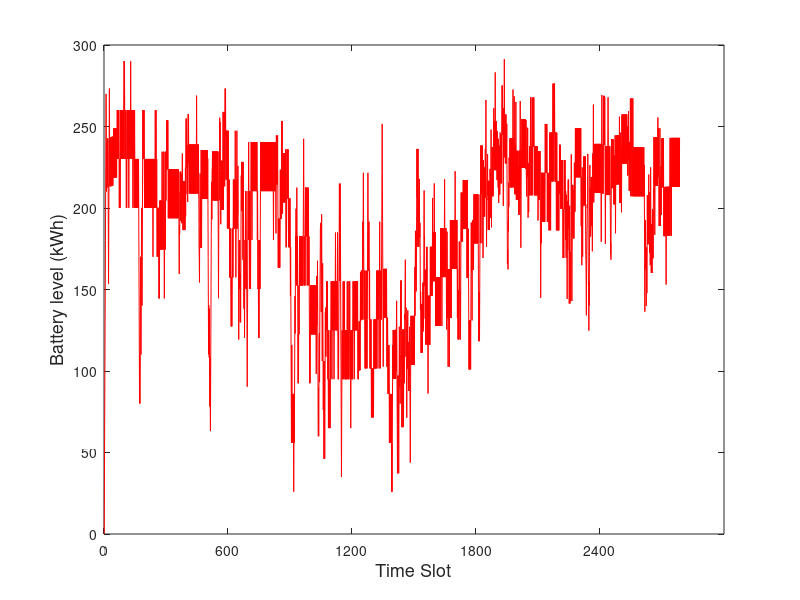

Recreate this plot in MATLAB. (Note: this script raises an error after producing the figure.)
 %% ------------battery state--------------
clc,clear
load ./data/main_ad2_sim2_data_Vmax_E300
b1=data_ad(1:dc,:);              %ai
b2=data_ad(dc+1:2*dc,:);     %bi
b3=data_ad(2*dc+1:3*dc,:); %Di
b4=data_ad(3*dc+1:4*dc,:); %ri
% battery
bat_lya=[zeros(dc,1),b3];
for t=1:tmax
    bat_lya(:,t+1)=bat_lya(:,t+1)+bat_lya(:,t);
end
figure(6)
for d=1:1
    %subplot(1,2,1)
    plot(bat_lya(d,:),'color','r')
%     area(bat_lya(d,:))
    hold on
    set(gca,'FontSize',10)
    xlabel('Time Slot','FontSize',13)
    ylabel({'Battery level (kWh)'},'FontSize',13)
%    axis([0 300 0 400])
    set(gca,'xtick',[0:600:tmax])
    ax=gca;
    ax.YAxis.Exponent = 2;
    legend({['DC',num2str(d)]},'FontSize',13)
end
set(gcf,'position',[50 300 400 240]) 
% set(gcf,'position',[100 300 600 220]) 
%saveas(gcf,'E:\Com\Ctex\new\pt6_E','epsc')

